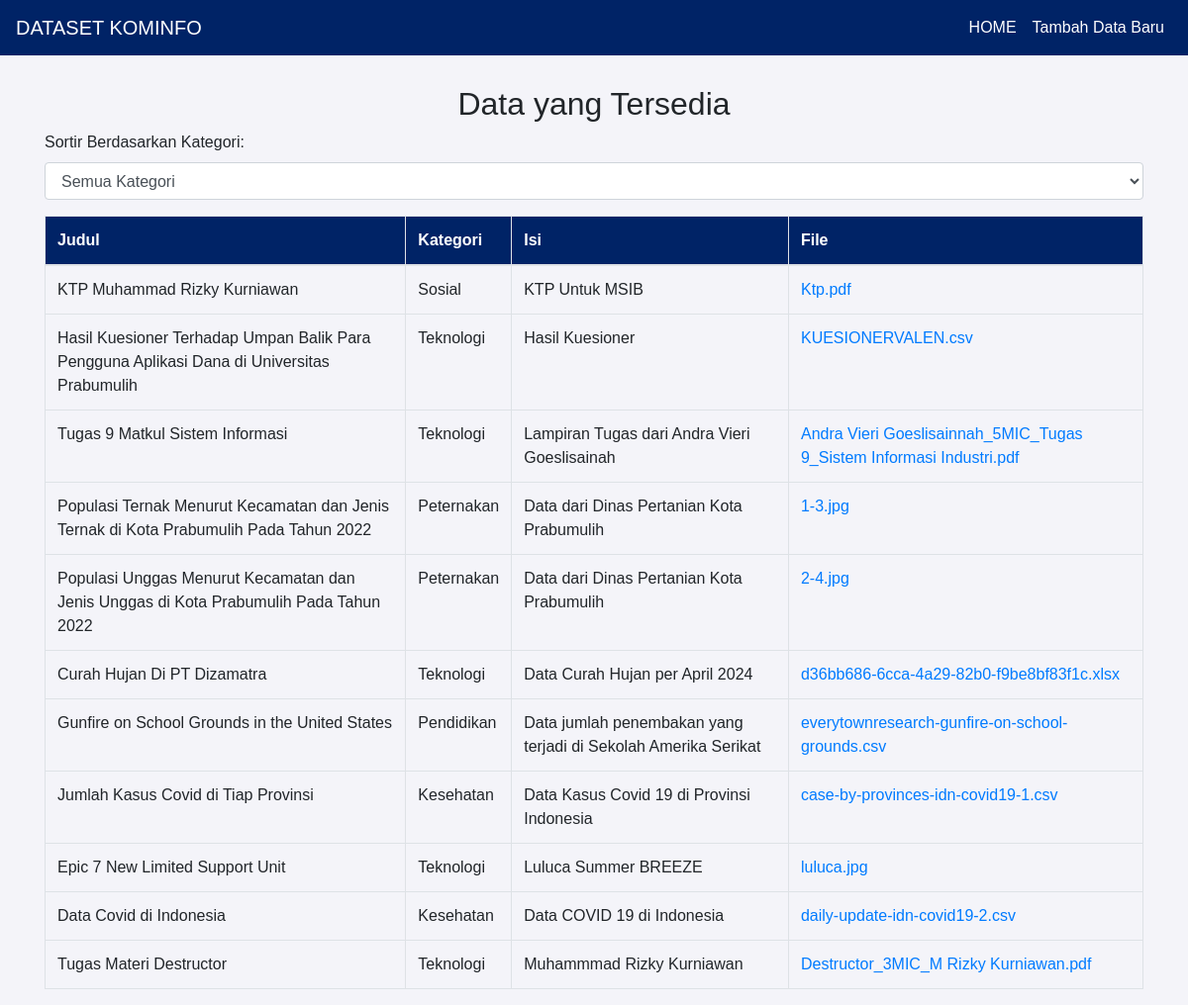
The app's page /admin.php with its own data.
### tables this page shows
CREATE TABLE `kamui` (
  `id` int(11) NOT NULL,
  `judul` varchar(255) NOT NULL,
  `kategori` varchar(255) NOT NULL,
  `kutipan` text NOT NULL,
  `isi` text NOT NULL,
  `file_path` varchar(255) NOT NULL,
  `file_type` varchar(50) NOT NULL,
  `created_at` timestamp NOT NULL DEFAULT current_timestamp()
);

### admin.php (the view, shortened to what this page needs)
<?php
$servername = "localhost";
$username = "root";
$password = "";
$dbname = "Ninja";
$conn = new mysqli($servername, $username, $password, $dbname);
$sql = "SELECT id, judul, kategori, isi, file_path FROM Kamui";
$stmt = $conn->prepare($sql);
$stmt->execute();
$result = $stmt->get_result();
?>
<!DOCTYPE html>
<html lang="en">
<head>
    <link rel="stylesheet" href="https://stackpath.bootstrapcdn.com/bootstrap/4.5.2/css/bootstrap.min.css">
</head>
<body>
    <nav class="navbar navbar-expand-lg">
        <a class="navbar-brand" href="#">DATASET KOMINFO</a>
        <div class="collapse navbar-collapse">
            <ul class="navbar-nav ml-auto">
                <li class="nav-item">
                    <a class="nav-link" href="../index.php">HOME</a>
                </li>
                <li class="nav-item">
                    <a class="nav-link" href="halaman_input.php">Tambah Data Baru</a>
                </li>
            </ul>
        </div>
    </nav>
    <div class="container">
        <h2 class="text-center">Data yang Tersedia</h2>
        <div class="form-group">
            <label for="kategori" class="mr-2">Sortir Berdasarkan Kategori: </label>
            <select name="kategori" id="kategori" class="form-control">
                <option value="">Semua Kategori</option>
            </select>
        </div>
        <table class="table table-bordered">
            <thead>
                <tr>
                    <th>Judul</th>
                    <th>Kategori</th>
                    <th>Isi</th>
                    <th>File</th>
                </tr>
            </thead>
            <tbody id="data-table">
                <?php if ($result->num_rows > 0) {
                    while ($row = $result->fetch_assoc()) {
                        $file_name = basename($row["file_path"]);
                        ?>
                        <tr>
                            <td><?php echo $row["judul"]; ?></td>
                            <td><?php echo $row["kategori"]; ?></td>
                            <td><?php echo $row["isi"]; ?></td>
                            <td><a href="<?php echo $row["file_path"]; ?>" target="_blank"><?php echo $file_name; ?></a></td>
                        </tr>
                    <?php }
                } else { ?>
                    <tr>
                        <td colspan="5" class="text-center">No records found</td>
                    </tr>
                <?php } ?>
            </tbody>
        </table>
    </div>
</body>
</html>

### admin.php (style rules this page uses)
body { background-color: #f4f4f9; font-family: Arial, sans-serif; }
.navbar { background-color: #002366; color: white; }
.navbar-brand, .navbar-nav .nav-link { color: white !important; }
.container { margin-top: 30px; }
.table thead { background-color: #002366; color: white; }

### records on screen
kamui: judul "KTP Muhammad Rizky Kurniawan", kategori "Sosial", isi "KTP Untuk MSIB", file_path "Ktp.pdf"
kamui: judul "Hasil Kuesioner Terhadap Umpan Balik Para Pengguna Aplikasi Dana di Universitas Prabumulih", kategori "Teknologi", isi "Hasil Kuesioner", file_path "KUESIONERVALEN.csv"
kamui: judul "Tugas 9 Matkul Sistem Informasi", kategori "Teknologi", isi "Lampiran Tugas dari Andra Vieri Goeslisainah", file_path "Andra Vieri Goeslisainnah_5MIC_Tugas 9_Sistem Informasi Industri.pdf"
kamui: judul "Populasi Ternak Menurut Kecamatan dan Jenis Ternak di Kota Prabumulih Pada Tahun 2022", kategori "Peternakan", isi "Data dari Dinas Pertanian Kota Prabumulih", file_path "1-3.jpg"
kamui: judul "Populasi Unggas Menurut Kecamatan dan Jenis Unggas di Kota Prabumulih Pada Tahun 2022", kategori "Peternakan", isi "Data dari Dinas Pertanian Kota Prabumulih", file_path "2-4.jpg"
kamui: judul "Curah Hujan Di PT Dizamatra", kategori "Teknologi", isi "Data Curah Hujan per April 2024", file_path "d36bb686-6cca-4a29-82b0-f9be8bf83f1c.xlsx"
kamui: judul "Gunfire on School Grounds in the United States", kategori "Pendidikan", isi "Data jumlah penembakan yang terjadi di Sekolah Amerika Serikat", file_path "everytownresearch-gunfire-on-school-grounds.csv"
kamui: judul "Jumlah Kasus Covid di Tiap Provinsi", kategori "Kesehatan", isi "Data Kasus Covid 19 di Provinsi Indonesia", file_path "case-by-provinces-idn-covid19-1.csv"
kamui: judul "Epic 7 New Limited Support Unit", kategori "Teknologi", isi "Luluca Summer BREEZE", file_path "luluca.jpg"
kamui: judul "Data Covid di Indonesia", kategori "Kesehatan", isi "Data COVID 19 di Indonesia", file_path "daily-update-idn-covid19-2.csv"
kamui: judul "Tugas Materi Destructor", kategori "Teknologi", isi "Muhammmad Rizky Kurniawan", file_path "Destructor_3MIC_M Rizky Kurniawan.pdf"
